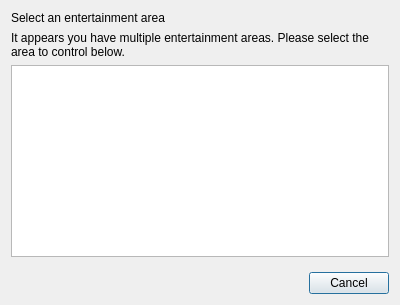
<?xml version="1.0" encoding="UTF-8"?>
<ui version="4.0">
 <class>EntertainmentGroupConnectDialog</class>
 <widget class="QDialog" name="EntertainmentGroupConnectDialog">
  <property name="geometry">
   <rect>
    <x>0</x>
    <y>0</y>
    <width>400</width>
    <height>305</height>
   </rect>
  </property>
  <property name="windowTitle">
   <string>Select an entertainment area</string>
  </property>
  <layout class="QVBoxLayout" name="verticalLayout">
   <item>
    <widget class="QLabel" name="label">
     <property name="sizePolicy">
      <sizepolicy hsizetype="Preferred" vsizetype="Maximum">
       <horstretch>0</horstretch>
       <verstretch>0</verstretch>
      </sizepolicy>
     </property>
     <property name="text">
      <string>Select an entertainment area</string>
     </property>
     <property name="wordWrap">
      <bool>true</bool>
     </property>
     <property name="class" stdset="0">
      <string>header</string>
     </property>
    </widget>
   </item>
   <item>
    <widget class="QLabel" name="label_2">
     <property name="sizePolicy">
      <sizepolicy hsizetype="Preferred" vsizetype="Maximum">
       <horstretch>0</horstretch>
       <verstretch>0</verstretch>
      </sizepolicy>
     </property>
     <property name="text">
      <string>It appears you have multiple entertainment areas. Please select the area to control below.</string>
     </property>
     <property name="wordWrap">
      <bool>true</bool>
     </property>
     <property name="class" stdset="0">
      <string>footer</string>
     </property>
    </widget>
   </item>
   <item>
    <widget class="QListView" name="list_groups"/>
   </item>
   <item>
    <spacer name="verticalSpacer">
     <property name="orientation">
      <enum>Qt::Vertical</enum>
     </property>
     <property name="sizeHint" stdset="0">
      <size>
       <width>20</width>
       <height>0</height>
      </size>
     </property>
    </spacer>
   </item>
   <item>
    <widget class="QDialogButtonBox" name="buttons_bottom">
     <property name="standardButtons">
      <set>QDialogButtonBox::Cancel</set>
     </property>
    </widget>
   </item>
  </layout>
 </widget>
 <resources/>
 <connections>
  <connection>
   <sender>buttons_bottom</sender>
   <signal>clicked(QAbstractButton*)</signal>
   <receiver>EntertainmentGroupConnectDialog</receiver>
   <slot>bottomButtonClicked(QAbstractButton*)</slot>
   <hints>
    <hint type="sourcelabel">
     <x>199</x>
     <y>284</y>
    </hint>
    <hint type="destinationlabel">
     <x>199</x>
     <y>152</y>
    </hint>
   </hints>
  </connection>
 </connections>
 <slots>
  <slot>bottomButtonClicked(QAbstractButton*)</slot>
 </slots>
</ui>
